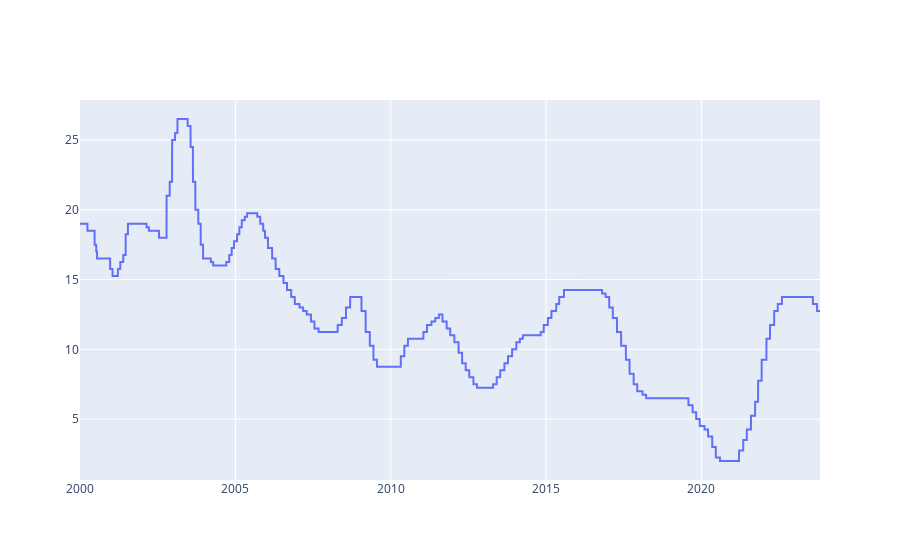

The notebook cell saved with this chart:
### Code cell
# Gráfico mais elaborado (com plotly)

fig = go.Figure()
fig.add_trace(go.Scatter(name = "SELIC", x = selic.index, y = selic["selic"]))
fig.show()

### Figure 1 — Plotly figure (JSON) as saved in the notebook; plotly's stock layout.template omitted (floating-point values rounded to 4 significant figures; data arrays with more than 128 entries replaced by an {"elided": "..."} marker saying what was removed)
{"data": [{"name": "SELIC", "type": "scatter", "x": {"elided": "8699 str values"}, "y": {"elided": "8699 float values"}}], "layout": {}}
